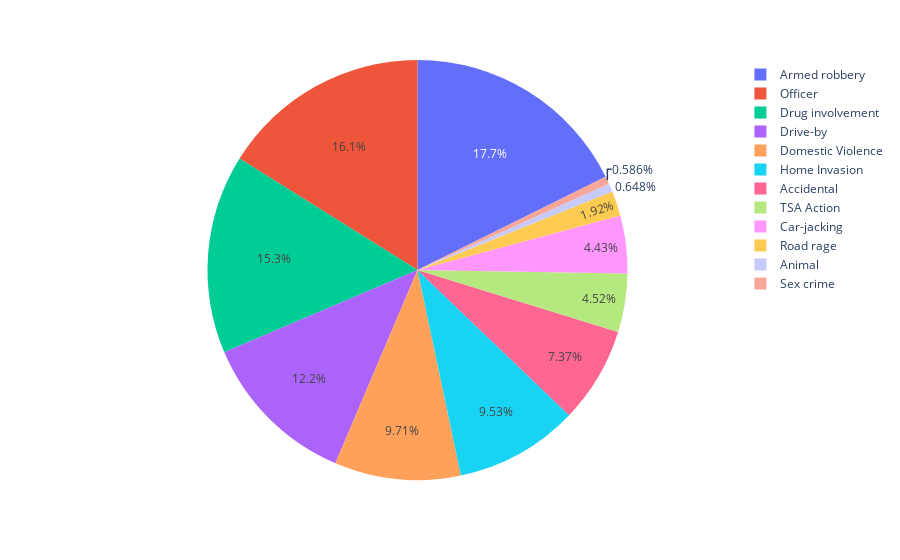

Notebook code cell kept with this figure:
### Code cell
value = []
for desc in description:
    value.append(df['incident_characteristics'].str.contains(desc).sum())
    
fig = px.pie(values=value, names=description)
fig.show()

### Figure 1 — Plotly figure (JSON) as saved in the notebook; plotly's stock layout.template omitted (floating-point values rounded to 4 significant figures)
{"data": [{"domain": {"x": [0, 1], "y": [0, 1]}, "hovertemplate": "label=%{label}<br>value=%{value}<extra></extra>", "labels": ["Home Invasion", "Armed robbery", "Domestic Violence", "Officer", "Road rage", "Sex crime", "TSA Action", "Car-jacking", "Animal", "Accidental", "Drive-by", "Drug involvement"], "legendgroup": "", "name": "", "showlegend": true, "type": "pie", "values": [10621, 19697, 10817, 17931, 2139, 653, 5036, 4937, 722, 8218, 13595, 17069]}], "layout": {"legend": {"tracegroupgap": 0}, "margin": {"t": 60}}}
